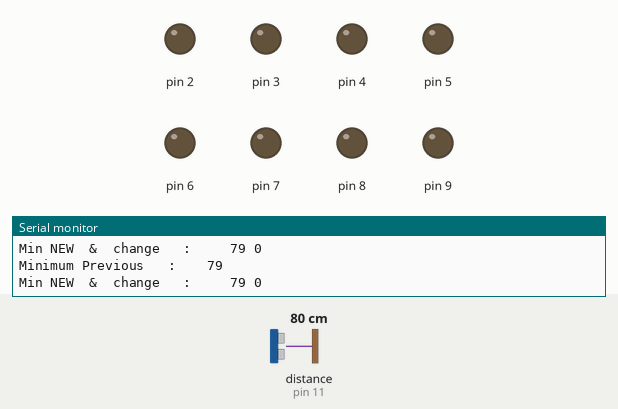
Bench run of a sketch on a simulated Arduino Uno, built with avr-gcc and run on an emulated ATmega328P. On the bench: output pins drawn as LEDs (lit = HIGH), the last lines printed to the serial monitor. Wiring (inferred from the names in the program): ultrasonic range finder: trigger pin 10; echo pin 11. The test bench sets the inputs (shaded band); at power-on: distance to the obstacle (sensor on pin 11) 80 cm. The echo pulse lasts 58.3 µs per cm; pins used as bus, display or sensor lines are not drawn.

Above: at 1.2 s.
1.3 s: distance to the obstacle (sensor on pin 11) set to 2 cm
At 1.8 s:
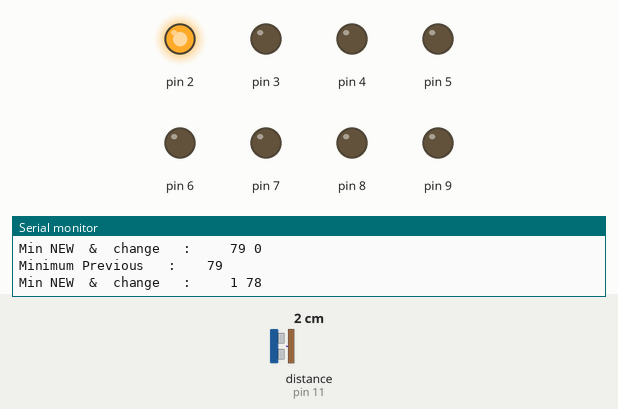
At 3.8 s:
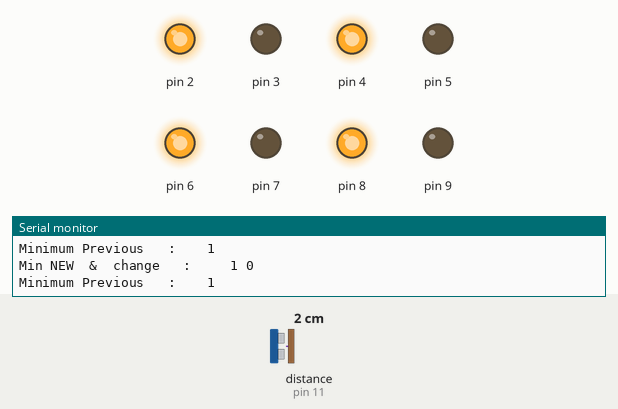
4.3 s: distance to the obstacle (sensor on pin 11) set to 4 cm
At 6.7 s:
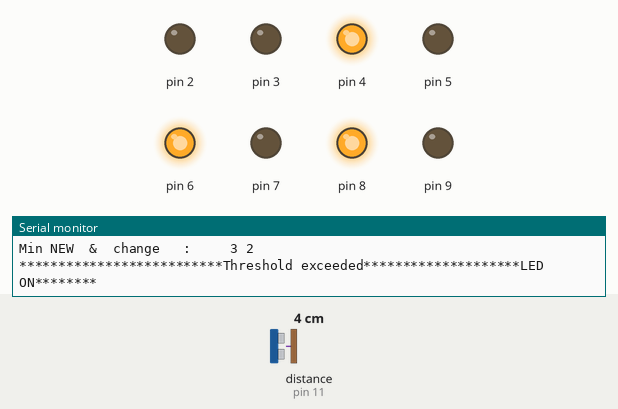
Timing chart, 0 to 9.8 s (numbered marks = the images above; inputs shaded):
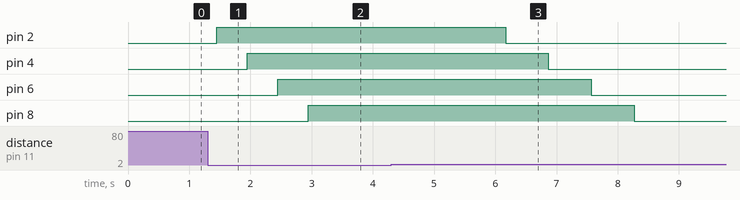

The sketch:

arduino_code.ino
```cpp
/*  Purpose: Implementation of smart lighting systems
 *  Read Complete ReadMe.md at my GitHub Profile
 *
 *  Created by Manish Joshi, https://github.com/manishjoshi394
 *
 * Ultrasonic Sensor HC-SR04
 *
 *   Ultrasonic sensor Pins:
 *      VCC: +5VDC
 *      Trig : Trigger (INPUT) - Pin10 and Pin 12
 *      Echo: Echo (OUTPUT) - Pin 11 and 13
 *      GND: GND
 */

int trigPin1 = 10;
int echoPin1 = 11;

int trigPin2 = 12;
int echoPin2 = 13;

long duration, cm,  inches;

unsigned long int prevMili = 0;
unsigned long int TIMEOUT = 5 * 1000;

void setup() {
  //Serial Port begin
  Serial.begin (9600);
  //Define inputs and outputs
  pinMode(trigPin1, OUTPUT);
  pinMode(echoPin1, INPUT);
  pinMode(trigPin2, OUTPUT);
  pinMode(echoPin2, INPUT);
}

void loop()
{

  if (thresholdExceed(0, 200, 3, trigPin1, echoPin1))// || thresholdExceed(3, 200, 3, trigPin2, echoPin2))   // best sensitive setting 200 timegap 3 trials---min stable dis. of wall ~150.... moderately sensitive 500 gap 3 trials
  {
    turnOnLED(2, 3, 2000);
    delay(500);
    turnOnLED(4, 5, 2000);
    delay(500);
    turnOnLED(6, 7, 2000);
    delay(500);
    turnOnLED(8, 9, 2000);

    Serial.println("**************************Threshold exceeded********************LED ON********");
  }
  if ((millis() - prevMili) > TIMEOUT)
    {
      delay(100);
      diffuseLED(2, 3); // if time is out
      delay(700);
      diffuseLED(4, 5); // if time is out
      delay(700);
      diffuseLED(6, 7); // if time is out
      delay(700);
      diffuseLED(8, 9); // if time is out shut down Lights
      delay(700);

    }

}


/**************************************************
 * Utility Functions
 * @author: Manish Joshi
 *
 **************************************************/

bool thresholdExceed(long threshold, int timeGap, int trials, int trigPin, int echoPin)
{
  long change, minPrevDis = 30000, minNewDis = 30000;
  int trials_1 = trials;
  while (trials--)
  {
    delay(10); // I used 10 ms here initially but that was a significant time wastage
    long dis = getDistance(trigPin, echoPin);
    if (minPrevDis > dis)
      minPrevDis = dis;
  }
  Serial.print("Minimum Previous   :    ");
  Serial.println(minPrevDis);

  delay(timeGap);

  while (trials_1--)
  {
    delay(10);
    long dis = getDistance(trigPin, echoPin);
    if (dis < minNewDis)
      minNewDis = dis;
  }
  change = abs(minPrevDis - minNewDis);
  Serial.print("Min NEW  &  change   :     ");
    Serial.print(minNewDis);
    Serial.print(" ");
    Serial.println(change);
  if (change > threshold)
    return true;

  return false;
}

void turnOnLED(int pinP, int pinN, int timeout)
{
  pinMode(pinP, OUTPUT);
  pinMode(pinN, OUTPUT);

  if (digitalRead(pinP) == HIGH)
    return;

  digitalWrite(pinN, LOW);
  digitalWrite(pinP, HIGH);

  prevMili = millis();
  TIMEOUT = timeout;

}

void diffuseLED(int pinP, int pinN)
{
  digitalWrite(pinP, LOW);
  digitalWrite(pinN, LOW);
}
long getDistance(int trigPin, int echoPin)
{
 // The sensor is triggered by a HIGH pulse of 10 or more microseconds.
  // Give a short LOW pulse beforehand to ensure a clean HIGH pulse:
  digitalWrite(trigPin, LOW);
  delayMicroseconds(5);
  digitalWrite(trigPin, HIGH);
  delayMicroseconds(10);
  digitalWrite(trigPin, LOW);

  // Read the signal from the sensor: a HIGH pulse whose
  // duration is the time (in microseconds) from the sending
  // of the ping to the reception of its echo off of an object.
  pinMode(echoPin, INPUT);
  duration = pulseIn(echoPin, HIGH);

  // convert the time into a distance
  cm = (duration/2) / (29.1); // SONAR Formula @author: Manish Joshi

  return cm;
}
```

Measured:
- the behaviour switches between 2 and 3 cm on distance to the obstacle (sensor on pin 11) (found by bisection; images 2 and 3)
- after the input at 1.3 s, pin 2: LOW → HIGH after 0.15 s; pin 4: LOW → HIGH after 0.65 s; pin 6: LOW → HIGH after 1.1 s; pin 8: LOW → HIGH after 1.6 s
- after the input at 4.3 s, pin 2: HIGH → LOW after 1.9 s instead of 0.88 s; pin 4: HIGH → LOW after 2.6 s instead of 1.6 s; pin 6: HIGH → LOW after 3.3 s instead of 2.3 s; pin 8: HIGH → LOW after 4.0 s instead of 3.0 s
